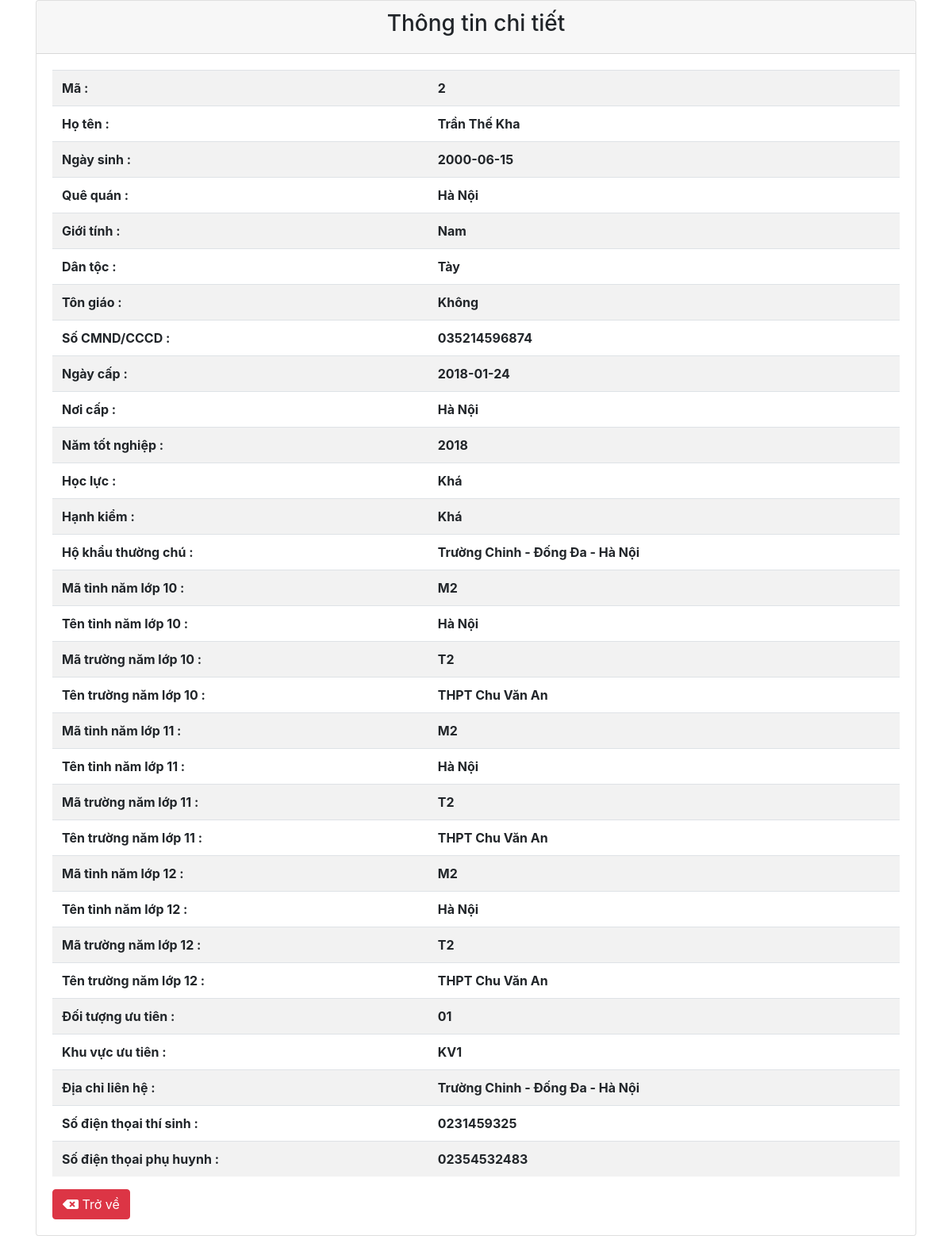
/chitiet.php?id=2, run on the app's committed database.
### tables this page shows
CREATE TABLE `ttusers` (
  `id` int(10) NOT NULL,
  `hoten` varchar(100) NOT NULL,
  `ngaysinh` date NOT NULL,
  `noisinh` varchar(100) NOT NULL,
  `hocluc` varchar(50) NOT NULL,
  `gioitinh` varchar(50) NOT NULL,
  `dantoc` varchar(50) NOT NULL,
  `tongiao` varchar(50) NOT NULL,
  `namtotnghiep` year(4) NOT NULL,
  `hanhkiem` varchar(50) NOT NULL,
  `cmnd` char(100) NOT NULL,
  `ngaycap` date NOT NULL,
  `noicap` varchar(100) NOT NULL,
  `hokhautc` varchar(100) NOT NULL,
  `dtuutien` char(10) NOT NULL,
  `kvuutien` char(10) NOT NULL,
  `diachilh` varchar(100) NOT NULL,
  `sdt` char(100) NOT NULL,
  `sdtph` char(100) NOT NULL,
  `matinh10` char(10) NOT NULL,
  `matinh11` char(10) NOT NULL,
  `matinh12` char(10) NOT NULL,
  `tinh10` varchar(50) NOT NULL,
  `tinh11` varchar(50) NOT NULL,
  `tinh12` varchar(50) NOT NULL,
  `matruong10` char(10) NOT NULL,
  `matruong11` char(10) NOT NULL,
  `matruong12` char(10) NOT NULL,
  `tentruong10` varchar(50) NOT NULL,
  `tentruong11` varchar(50) NOT NULL,
  `tentruong12` varchar(50) NOT NULL
);

### chitiet.php (the view, shortened to what this page needs)
<link rel="stylesheet" href="https://stackpath.bootstrapcdn.com/bootstrap/4.3.1/css/bootstrap.min.css">
<link rel="stylesheet" href="https://cdnjs.cloudflare.com/ajax/libs/font-awesome/5.14.0/css/all.min.css">
<div class="container">
    <div class="card">
        <div class="card-header">
            <h3 class="text-center">Thông tin chi tiết</h3>
        </div>
<?php
    require 'config/db.php';
    $id = $_GET['id'];
    $sql_view = "SELECT * FROM ttusers WHERE id = $id";
    $result_view = mysqli_query($conn, $sql_view);
    while($row = mysqli_fetch_assoc($result_view)){
?>
        <div class="card-body">
            <table class="table table-striped">
                <tr>
                    <th>Mã :</th>
                    <th><?php echo $row['id']; ?></th>
                </tr>
                <tr>
                    <th>Họ tên :</th>
                    <th><?php echo $row['hoten']; ?></th>
                </tr>
                <tr>
                    <th>Ngày sinh :</th>
                    <th><?php echo $row['ngaysinh']; ?></th>
                </tr>
                <tr>
                    <th>Quê quán :</th>
                    <th><?php echo $row['noisinh']; ?></th>
                </tr>
                <tr>
                    <th>Giới tính :</th>
                    <th><?php echo $row['gioitinh']; ?></th>
                </tr>
                <tr>
                    <th>Dân tộc :</th>
                    <th><?php echo $row['dantoc']; ?></th>
                </tr>
                <tr>
                    <th>Tôn giáo :</th>
                    <th><?php echo $row['tongiao']; ?></th>
                </tr>
                <tr>
                    <th>Số CMND/CCCD :</th>
                    <th><?php echo $row['cmnd']; ?></th>
                </tr>
                <tr>
                    <th>Ngày cấp :</th>
                    <th><?php echo $row['ngaycap']; ?></th>
                </tr>
                <tr>
                    <th>Nơi cấp :</th>
                    <th><?php echo $row['noicap']; ?></th>
                </tr>
                <tr>
                    <th>Năm tốt nghiệp :</th>
                    <th><?php echo $row['namtotnghiep']; ?></th>
                </tr>
                <tr>
                    <th>Học lực :</th>
                    <th><?php echo $row['hocluc']; ?></th>
                </tr>
                <tr>
                    <th>Hạnh kiểm :</th>
                    <th><?php echo $row['hanhkiem']; ?></th>
                </tr>
                <tr>
                    <th>Hộ khẩu thường chú :</th>
                    <th><?php echo $row['hokhautc']; ?></th>
                </tr>
                <tr>
                    <th>Mã tỉnh năm lớp 10 :</th>
                    <th><?php echo $row['matinh10']; ?></th>
                </tr>
                <tr>
                    <th>Tên tỉnh năm lớp 10 :</th>
                    <th><?php echo $row['tinh10']; ?></th>
                </tr>
                <tr>
                    <th>Mã trường năm lớp 10 :</th>
                    <th><?php echo $row['matruong10']; ?></th>
                </tr>
                <tr>
                    <th>Tên trường năm lớp 10 :</th>
                    <th><?php echo $row['tentruong11']; ?></th>
                </tr>
                <tr>
                    <th>Mã tỉnh năm lớp 11 :</th>
                    <th><?php echo $row['matinh11']; ?></th>
                </tr>
                <tr>
                    <th>Tên tỉnh năm lớp 11 :</th>
                    <th><?php echo $row['tinh11']; ?></th>
                </tr>
                <tr>
                    <th>Mã trường năm lớp 11 :</th>
                    <th><?php echo $row['matruong11']; ?></th>
                </tr>
                <tr>
                    <th>Tên trường năm lớp 11 :</th>
                    <th><?php echo $row['tentruong11']; ?></th>
                </tr>
                <tr>
                    <th>Mã tỉnh năm lớp 12 :</th>
                    <th><?php echo $row['matinh12']; ?></th>
                </tr>
                <tr>
                    <th>Tên tỉnh năm lớp 12 :</th>
                    <th><?php echo $row['tinh12']; ?></th>
                </tr>
                <tr>
                    <th>Mã trường năm lớp 12 :</th>
                    <th><?php echo $row['matruong12']; ?></th>
                </tr>
                <tr>
                    <th>Tên trường năm lớp 12 :</th>
                    <th><?php echo $row['tentruong12']; ?></th>
                </tr>
                <tr>
                    <th>Đối tượng ưu tiên :</th>
                    <th><?php echo $row['dtuutien']; ?></th>
                </tr>
                <tr>
                    <th>Khu vực ưu tiên :</th>
                    <th><?php echo $row['kvuutien']; ?></th>
                </tr>
                <tr>
                    <th>Địa chỉ liên hệ :</th>
                    <th><?php echo $row['diachilh']; ?></th>
                </tr>
                <tr>
                    <th>Số điện thọai thí sinh :</th>
                    <th><?php echo $row['sdt']; ?></th>
                </tr>
                <tr>
                    <th>Số điện thọai phụ huynh :</th>
                    <th><?php echo $row['sdtph']; ?></th>
                </tr>
            </table>
    <?php } ?>
            <a href="danhsach.php" class="btn btn-danger"><i class="fas fa-backspace"></i> Trở về</a>
        </div>
    </div>
</div>

### data on the page
ttusers: id "2", hoten "Trần Thế Kha", ngaysinh "2000-06-15", noisinh "Hà Nội", gioitinh "Nam", dantoc "Tày", tongiao "Không", cmnd "035214596874", ngaycap "2018-01-24", noicap "Hà Nội", namtotnghiep "2018", hocluc "Khá", hanhkiem "Khá", hokhautc "Trường Chinh - Đống Đa - Hà Nội", matinh10 "M2", tinh10 "Hà Nội", matruong10 "T2", tentruong11 "THPT Chu Văn An", matinh11 "M2", tinh11 "Hà Nội", matruong11 "T2", matinh12 "M2", tinh12 "Hà Nội", matruong12 "T2", tentruong12 "THPT Chu Văn An", dtuutien "01", kvuutien "KV1", diachilh "Trường Chinh - Đống Đa - Hà Nội", sdt "0231459325", sdtph "02354532483"
